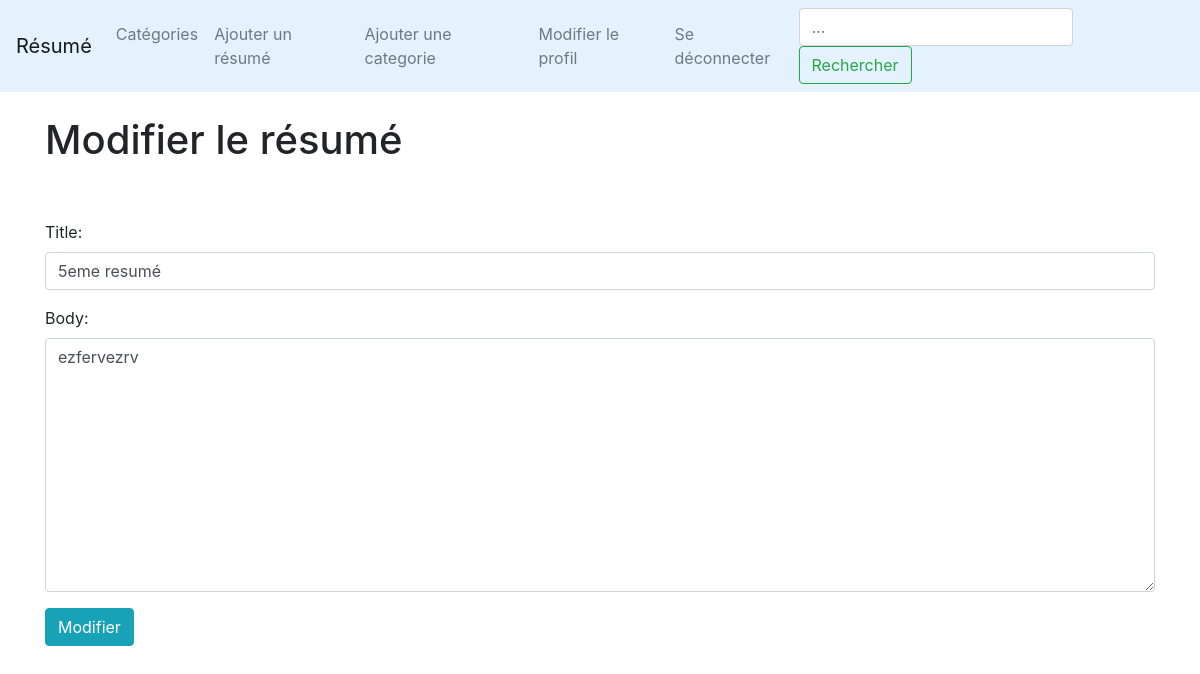
The app's page /post/edit/8 (signed in), older data.
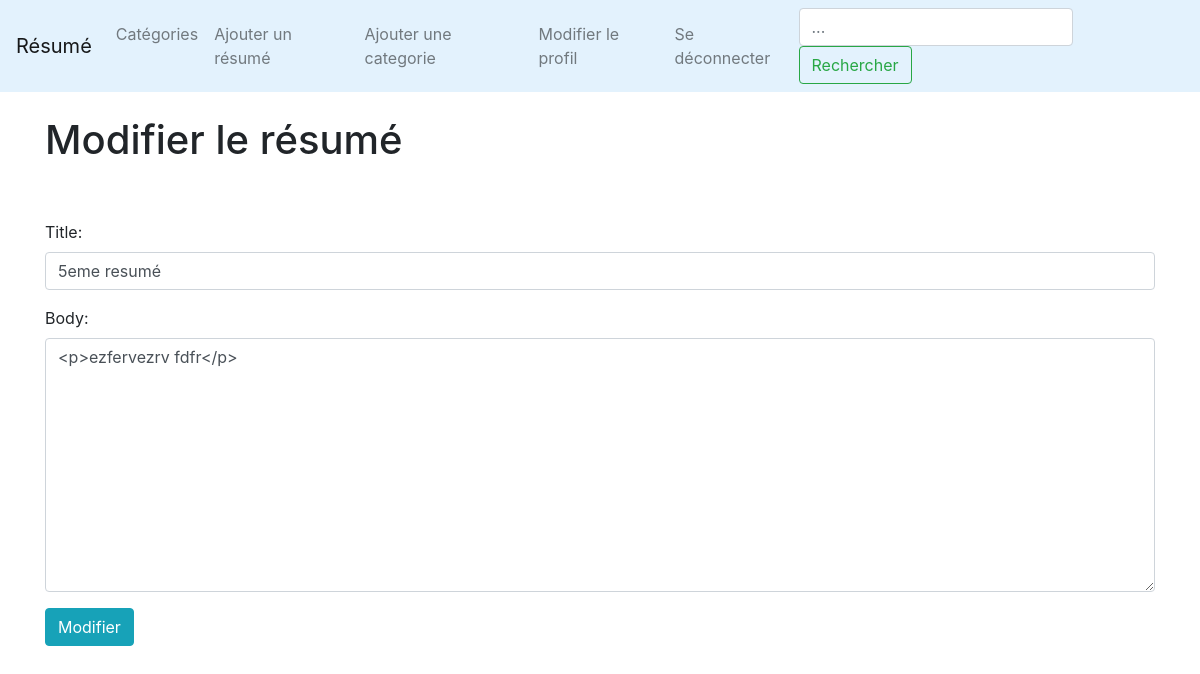
The same page, newer data.
### LeBlog/models.py (models this page shows, shortened)
class Post(models.Model):
        title = models.CharField(max_length=255)
        title_tag = models.CharField(max_length=255)
        author = models.ForeignKey(User, on_delete=models.CASCADE)
        body = RichTextField(blank=True, null=True)
        post_date = models.DateField(auto_now_add=True)
        categorie = models.CharField(max_length=255)
        snippet = models.CharField(max_length=255, default='coding')
        likes = models.ManyToManyField(User, related_name='resumee')

### LeBlog/views.py (the view)
# urls.py: path('post/edit/<int:pk>',UpdatePostView.as_view(), name="update_post"),
class UpdatePostView(UpdateView):
    model = Post
    form_class = EditPostForm
    template_name = 'update_post.html'

### LeBlog/forms.py
class EditPostForm(forms.ModelForm):
    class Meta:
        model = Post
        fields = ('title', 'body')
        widgets = {
            'title': forms.TextInput(attrs={'class': 'form-control', 'placeholder': 'Titre'}),
            'body': forms.Textarea(attrs={'class': 'form-control'}),
        }

### LeBlog/templates/update_post.html (shortened to what this page needs)
{% extends 'base.html' %}
{% block content %}
{% if user.is_authenticated %}
{%if user.id == post.author.id %}
<h1>Modifier le résumé</h1>
<br/><br/>
<div class="form-group">
    <form method="POST">
        {{ form.as_p }}
        <button class="btn btn-info">Modifier</button>
    </form>
</div>
{% else %}
non non non degage d'ici faut se connecter d'abord
{% endif %}
{% else %}
non non non degage d'ici faut se connecter d'abord
{% endif %}
{% endblock %}

Row changes from the older to the newer data that the page shows:
changed Post "5eme resumé": body "ezfervezrv" → "<p>ezfervezrv fdfr</p>"
